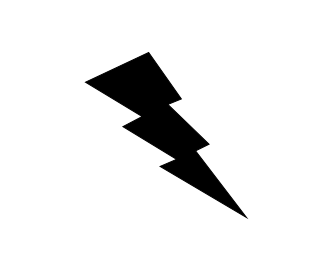
#> input picture img/lightning.png, 331 x 276 px, found by its file name
$ python cntr_bound_fit.py   (older library calls are emulated)
#> lines starting #> are read from the running program, lines starting #| are printed output that depends on the picture; after the words box and inside, x2 and y2 are one past the last pixel; in counts of white or black regions, pixels touching at a corner belong together
"""
opencv

출처

제목: 파이썬으로 만드는 OpenCV 프로젝트
저자: 이세우
출판: 프로그래밍인사이트
"""
"""
요약

[예제 7-4] 컨투어를 감싸는 도형 그리기
"""
import cv2
import numpy as np

img = cv2.imread(filename="../img/lightning.png")
#> img is the input picture: shape (276, 331, 3); min 0, max 255, mean 234.7
img_gray = cv2.cvtColor(src=img, code=cv2.COLOR_BGR2GRAY)
ret, th = cv2.threshold(src=img_gray, thresh=127, maxval=255, type=cv2.THRESH_BINARY_INV)
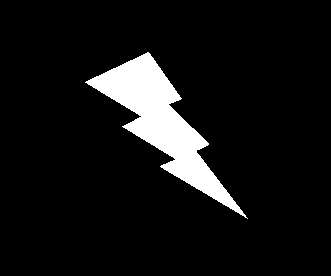
#> th: shape (276, 331); 8% white; 1 white region

im, contours, hr = cv2.findContours(image=th, mode=cv2.RETR_EXTERNAL, method=cv2.CHAIN_APPROX_SIMPLE)
#> contours = 1 contour; box (x1, y1, x2, y2) and area: (85, 52, 248, 219) 7052; hr = [[-1, -1, -1, -1]]

contr = contours[0]
#> contr = contour of 332 points, box (x1, y1, x2, y2) (85, 52, 248, 219), area 7052
#> (the run stopped early here; a loop or call above may not have finished)
